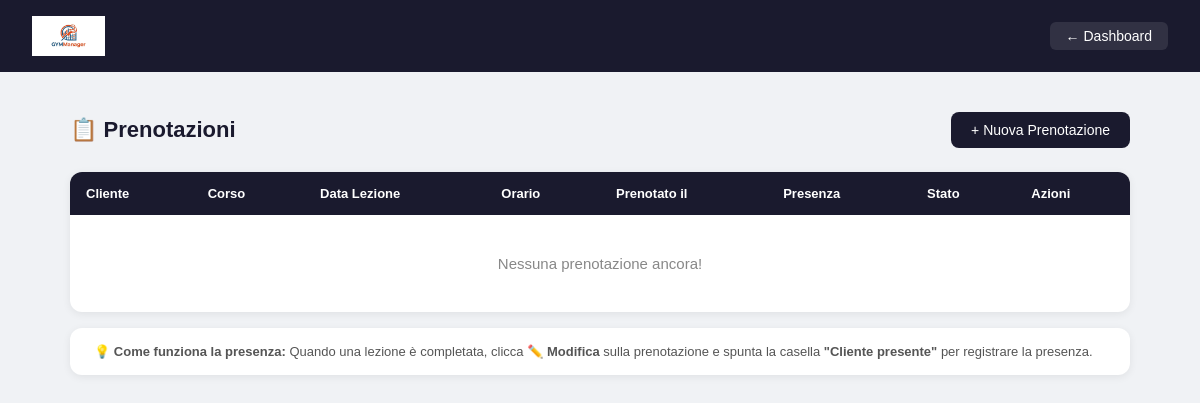
The app's page /palestra/pages/prenotazioni.php (signed in), older data.
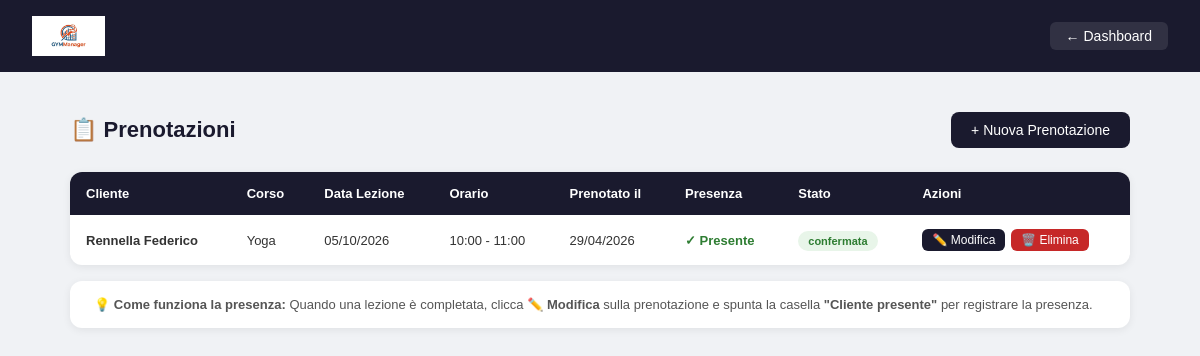
The same page, newer data.
### tables this page shows
CREATE TABLE `prenotazione` (
  `id_prenotazione` int(11) NOT NULL,
  `id_cliente` int(11) NOT NULL,
  `id_lezione` int(11) NOT NULL,
  `data_prenotazione` datetime NOT NULL DEFAULT current_timestamp(),
  `stato` enum('confermata','in_attesa','annullata','completata') NOT NULL DEFAULT 'confermata',
  `presenza` tinyint(1) NOT NULL DEFAULT 0
);

CREATE TABLE `persona` (
  `id_persona` int(11) NOT NULL,
  `username` varchar(50) NOT NULL,
  `email` varchar(100) NOT NULL,
  `password` varchar(255) NOT NULL,
  `nome` varchar(50) NOT NULL,
  `cognome` varchar(50) NOT NULL,
  `telefono` varchar(20) DEFAULT NULL,
  `ruolo` enum('admin','cliente','istruttore') NOT NULL DEFAULT 'cliente'
);

CREATE TABLE `corso` (
  `id_corso` int(11) NOT NULL,
  `nome` varchar(100) NOT NULL,
  `descrizione` text DEFAULT NULL,
  `livello` enum('principiante','intermedio','avanzato') NOT NULL,
  `durata_minuti` int(11) NOT NULL,
  `max_partecipanti` int(11) NOT NULL,
  `stato` enum('attivo','sospeso','terminato') NOT NULL DEFAULT 'attivo'
);

CREATE TABLE `lezione` (
  `id_lezione` int(11) NOT NULL,
  `id_corso` int(11) NOT NULL,
  `id_sala` int(11) NOT NULL,
  `data` date NOT NULL,
  `ora_inizio` time NOT NULL,
  `ora_fine` time NOT NULL,
  `tipo_lezione` varchar(50) DEFAULT NULL,
  `note` text DEFAULT NULL,
  `stato` enum('programmata','in_corso','completata','annullata') NOT NULL DEFAULT 'programmata'
);

### palestra/pages/prenotazioni.php (the view, shortened to what this page needs)
<?php
require_once "../config/db.php";
$prenotazioni = $pdo->query("
    SELECT PR.id_prenotazione, PR.data_prenotazione, PR.stato, PR.presenza,
           P.nome, P.cognome,
           C.nome AS corso,
           L.data AS data_lezione, L.ora_inizio, L.ora_fine
    FROM PRENOTAZIONE PR
    JOIN CLIENTE CL ON PR.id_cliente = CL.id_persona
    JOIN PERSONA P ON CL.id_persona = P.id_persona
    JOIN LEZIONE L ON PR.id_lezione = L.id_lezione
    JOIN CORSO C ON L.id_corso = C.id_corso
    ORDER BY L.data DESC, L.ora_inizio
")->fetchAll();
?>
<!DOCTYPE html>
<html lang="it">
<head>
</head>
<body>
<div class="navbar">
    <img src="../assets/logo.jpg" style="height:40px;">
    <div style="display:flex; gap:12px;">
        <a href="dashboard.php">← Dashboard</a>
    </div>
</div>
<div class="contenuto">
    <div class="intestazione">
        <h2>📋 Prenotazioni</h2>
        <a class="btn" href="nuova_prenotazione.php">+ Nuova Prenotazione</a>
    </div>
    <table>
        <thead>
            <tr>
                <th>Cliente</th>
                <th>Corso</th>
                <th>Data Lezione</th>
                <th>Orario</th>
                <th>Prenotato il</th>
                <th>Presenza</th>
                <th>Stato</th>
                <th>Azioni</th>
            </tr>
        </thead>
        <tbody>
            <?php if(empty($prenotazioni)): ?>
            <tr>
                <td colspan="8" class="nessun-record">Nessuna prenotazione ancora!</td>
            </tr>
            <?php else: ?>
            <?php foreach($prenotazioni as $p): ?>
            <tr>
                <td><strong><?= htmlspecialchars($p['cognome'].' '.$p['nome']) ?></strong></td>
                <td><?= htmlspecialchars($p['corso']) ?></td>
                <td><?= date('d/m/Y', strtotime($p['data_lezione'])) ?></td>
                <td><?= substr($p['ora_inizio'],0,5) ?> - <?= substr($p['ora_fine'],0,5) ?></td>
                <td><?= date('d/m/Y', strtotime($p['data_prenotazione'])) ?></td>
                <td>
                    <?php if($p['presenza']): ?>
                        <span class="presenza-si">✓ Presente</span>
                    <?php else: ?>
                        <span class="presenza-no">✗ Da confermare</span>
                    <?php endif; ?>
                </td>
                <td>
                    <span class="badge <?= $p['stato'] ?>">
                        <?= $p['stato'] ?>
                    </span>
                </td>
                <td>
                    <a class="btn-azione btn-modifica" href="modifica_prenotazione.php?id=<?= $p['id_prenotazione'] ?>">✏️ Modifica</a>
                    <a class="btn-azione btn-elimina" href="elimina_prenotazione.php?id=<?= $p['id_prenotazione'] ?>" onclick="return confirm('Sei sicuro?')">🗑️ Elimina</a>
                </td>
            </tr>
            <?php endforeach; ?>
            <?php endif; ?>
        </tbody>
    </table>
    <div style="margin-top:16px; background:white; border-radius:12px; padding:16px 24px; box-shadow:0 2px 8px rgba(0,0,0,0.07); font-size:13px; color:#555;">
        💡 <strong>Come funziona la presenza:</strong> Quando una lezione è completata, clicca <strong>✏️ Modifica</strong> sulla prenotazione e spunta la casella <strong>"Cliente presente"</strong> per registrare la presenza.
    </div>
</div>
</body>
</html>

Row changes from the older to the newer data that the page shows:
added prenotazione: persona.cognome+nome "Rennella Federico", corso.nome "Yoga", id_lezione.data "05/10/2026", id_lezione.ora_inizio "10:00", id_lezione.ora_fine "11:00", data_prenotazione "29/04/2026", presenza "✓ Presente", stato "confermata"
Text that changed along with them:
text no longer shown: "Nessuna prenotazione ancora!"
